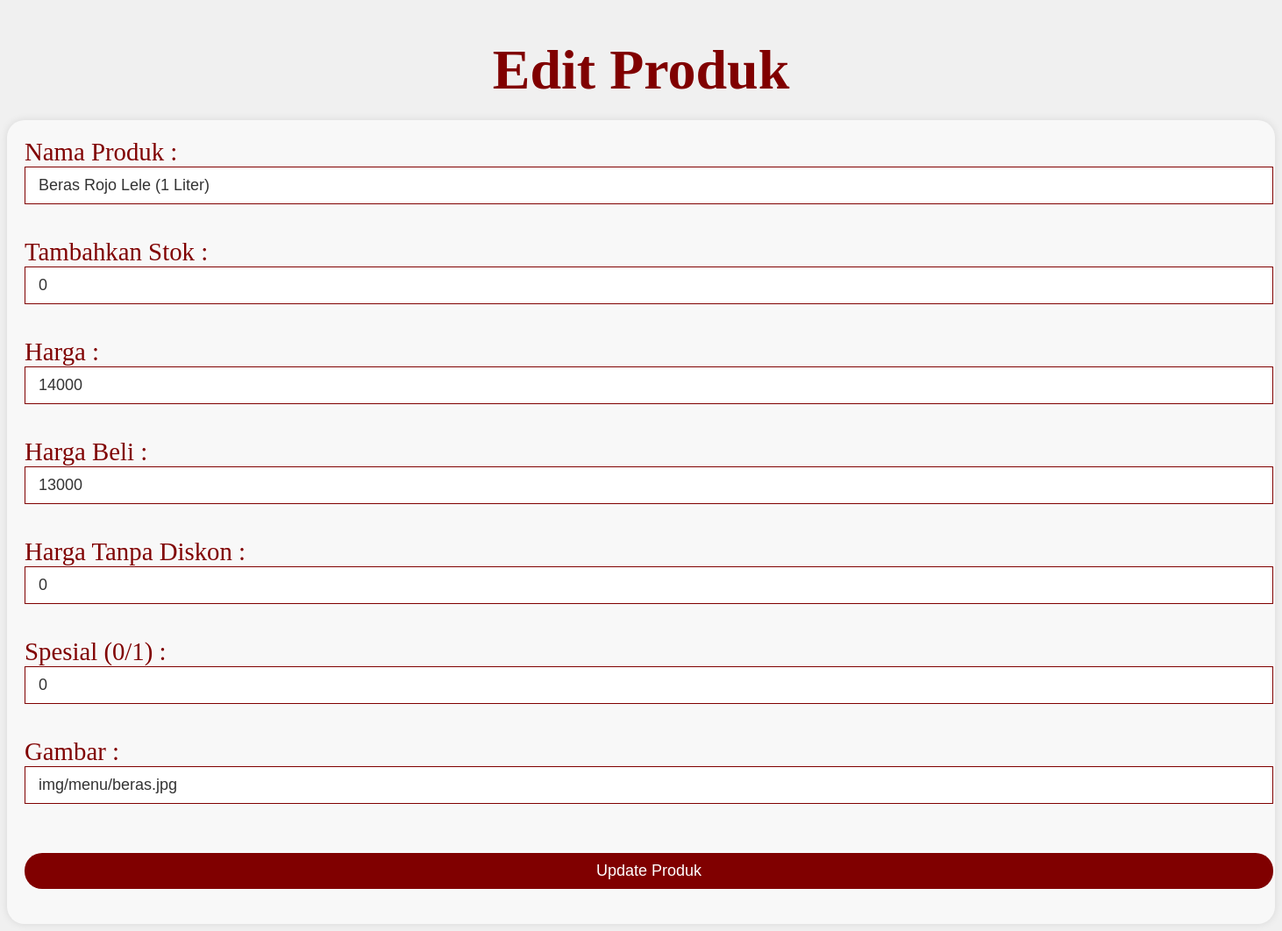
Page /admin/database/edit_product.php?id=1 (signed in) on the committed database.
### tables this page shows
CREATE TABLE `products` (
  `id` int(11) NOT NULL,
  `name` varchar(50) NOT NULL,
  `stock` int(4) NOT NULL,
  `price` int(7) NOT NULL,
  `purchase_price` int(7) NOT NULL,
  `image` varchar(50) NOT NULL,
  `special` tinyint(1) NOT NULL,
  `nodiscount` int(7) NOT NULL
);

### admin/database/edit_product.php (the view, shortened to what this page needs)
<?php
$host = "localhost";
$user = "root";
$password = "";
$database = "produk";
$conn = new mysqli($host, $user, $password, $database);
if ($_SERVER["REQUEST_METHOD"] == "GET" && isset($_GET['id'])) {
    $id = $_GET['id'];
    $sql = "SELECT * FROM products WHERE id = '$id'";
    $result = $conn->query($sql);
    if ($result->num_rows == 1) {
        $row = $result->fetch_assoc();
        $name = $row['name'];
        $price = $row['price'];
        $purchase_price = $row['purchase_price'];
        $nodiscount = $row['nodiscount'];
        $special = $row['special'];
        $image = $row['image'];
    } else {
        echo "Produk tidak ditemukan.";
        exit;
    }
}
?>
<!DOCTYPE html>
<html lang="en">
<head>
    <link rel="stylesheet" href="../styles.css" />
</head>
<body>
    <h1>Edit Produk</h1>
    <div class="container">
    <form method="POST">
        <label for="name">Nama Produk :</label><br>
        <input type="text" id="name" name="name" value="<?php echo $name; ?>" required><br>
        <label for="stock">Tambahkan Stok :</label><br>
        <input type="number" id="stock" name="stock" min="0" value="0" required><br>
        <label for="price">Harga :</label><br>
        <input type="number" id="price" name="price" value="<?php echo $price; ?>" required><br>
        <label for="purchase_price">Harga Beli :</label><br>
        <input type="number" id="purchase_price" name="purchase_price" value="<?php echo $purchase_price; ?>" required><br>
        <label for="nodiscount">Harga Tanpa Diskon :</label><br>
        <input type="number" id="nodiscount" name="nodiscount" value="<?php echo $nodiscount; ?>" required><br>
        <label for="special">Spesial (0/1) :</label><br>
        <input type="number" id="special" name="special" min="0" max="1" value="<?php echo $special; ?>" required><br>
        <label for="image">Gambar :</label><br>
        <input type="text" id="image" name="image" value="<?php echo $image; ?>" required><br><br>
        <button type="submit">Update Produk</button>
    </form>
</div>
</body>
</html>

### admin/styles.css (style rules this page uses)
body { background-color: #f0f0f0; color: #333; font-family: "Times New Roman", serif; justify-content: center; align-items: center; }
.container { margin: 0 auto; padding: 20px; background-color: #f8f8f8; border-radius: 20px; box-shadow: 0 0 10px rgba(0, 0, 0, 0.1); display: block; }
h1 { color: #800000; text-align: center; margin-bottom: 20px; font-size: 4rem; }
label { color: #800000; font-size: 1.8rem; }
input[type="text"], input[type="number"], button { background-color: #fff; border: 1px solid #800000; color: #333; padding: 10px 15px; margin-bottom: 20px; width: 87rem; font-size: 18px; display: block; }
button { background-color: #800000; color: #fff; border: none; border-radius: 20px; cursor: pointer; width: 89rem; }

### rows in the picture
products: name "Beras Rojo Lele (1 Liter)", price "14000", purchase_price "13000", nodiscount "0", special "0", image "img/menu/beras.jpg"
